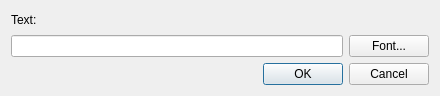
<?xml version="1.0" encoding="UTF-8"?>
<ui version="4.0">
 <class>TextDialog</class>
 <widget class="QDialog" name="TextDialog">
  <property name="geometry">
   <rect>
    <x>0</x>
    <y>0</y>
    <width>440</width>
    <height>96</height>
   </rect>
  </property>
  <property name="windowTitle">
   <string>Enter Text</string>
  </property>
  <layout class="QGridLayout" name="gridLayout">
   <item row="0" column="0">
    <widget class="QLabel" name="label">
     <property name="text">
      <string>Text:</string>
     </property>
    </widget>
   </item>
   <item row="1" column="0">
    <widget class="QLineEdit" name="textLineEdit"/>
   </item>
   <item row="1" column="1">
    <widget class="QPushButton" name="fontPushButton">
     <property name="text">
      <string>Font...</string>
     </property>
    </widget>
   </item>
   <item row="2" column="0" colspan="2">
    <widget class="QDialogButtonBox" name="buttonBox">
     <property name="orientation">
      <enum>Qt::Horizontal</enum>
     </property>
     <property name="standardButtons">
      <set>QDialogButtonBox::Cancel|QDialogButtonBox::Ok</set>
     </property>
    </widget>
   </item>
  </layout>
 </widget>
 <resources/>
 <connections>
  <connection>
   <sender>buttonBox</sender>
   <signal>accepted()</signal>
   <receiver>TextDialog</receiver>
   <slot>accept()</slot>
   <hints>
    <hint type="sourcelabel">
     <x>248</x>
     <y>254</y>
    </hint>
    <hint type="destinationlabel">
     <x>157</x>
     <y>274</y>
    </hint>
   </hints>
  </connection>
  <connection>
   <sender>buttonBox</sender>
   <signal>rejected()</signal>
   <receiver>TextDialog</receiver>
   <slot>reject()</slot>
   <hints>
    <hint type="sourcelabel">
     <x>316</x>
     <y>260</y>
    </hint>
    <hint type="destinationlabel">
     <x>286</x>
     <y>274</y>
    </hint>
   </hints>
  </connection>
 </connections>
</ui>
